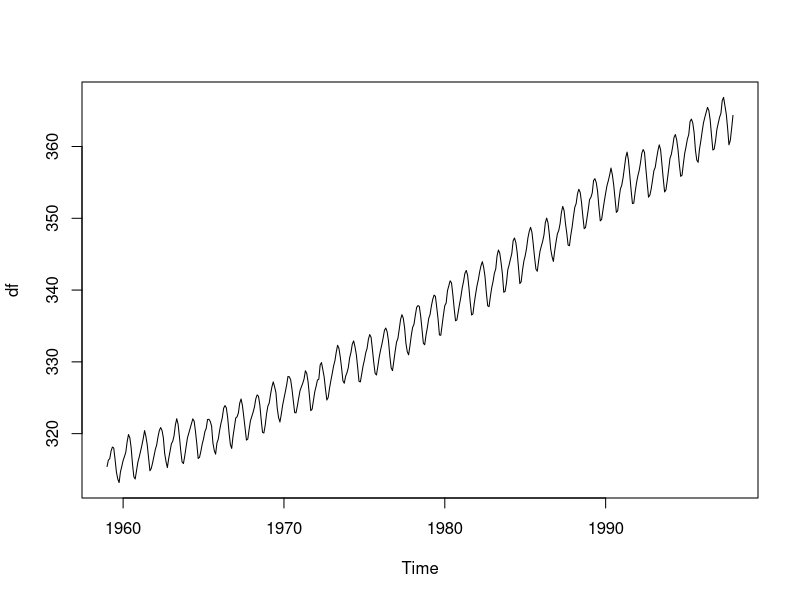
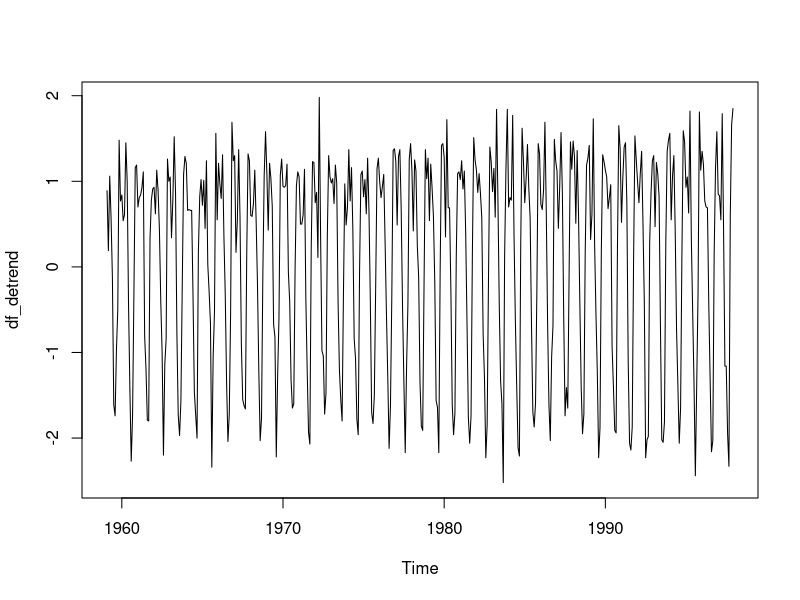
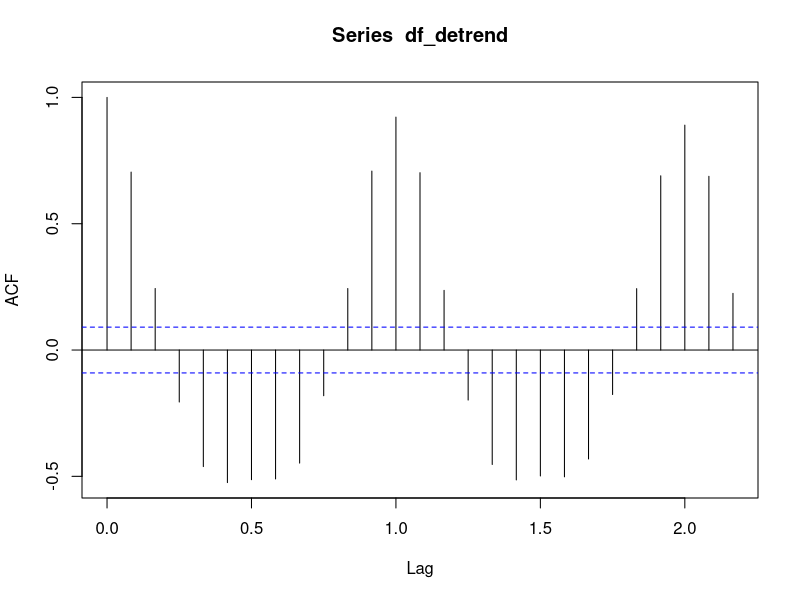
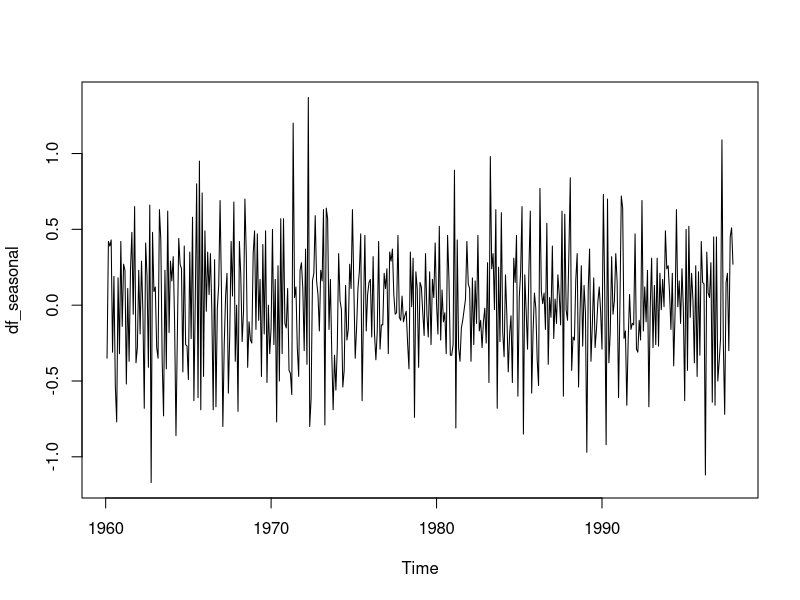
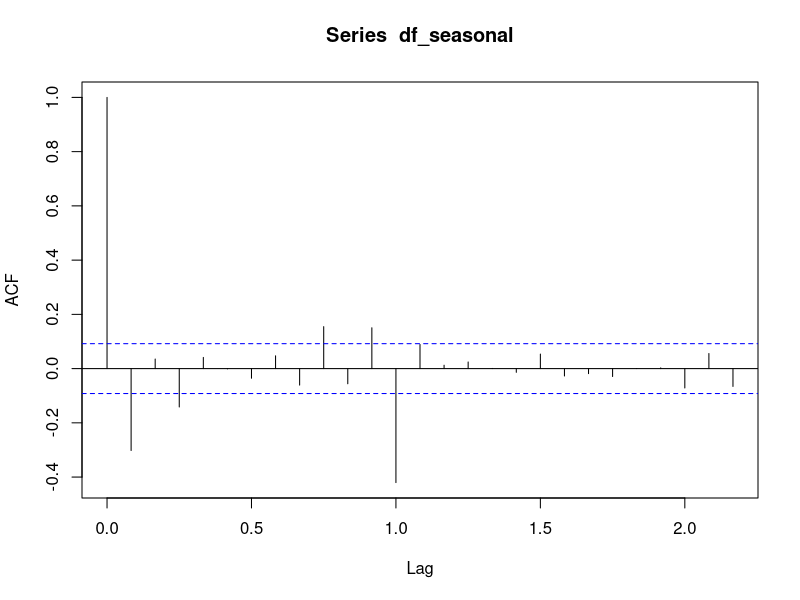
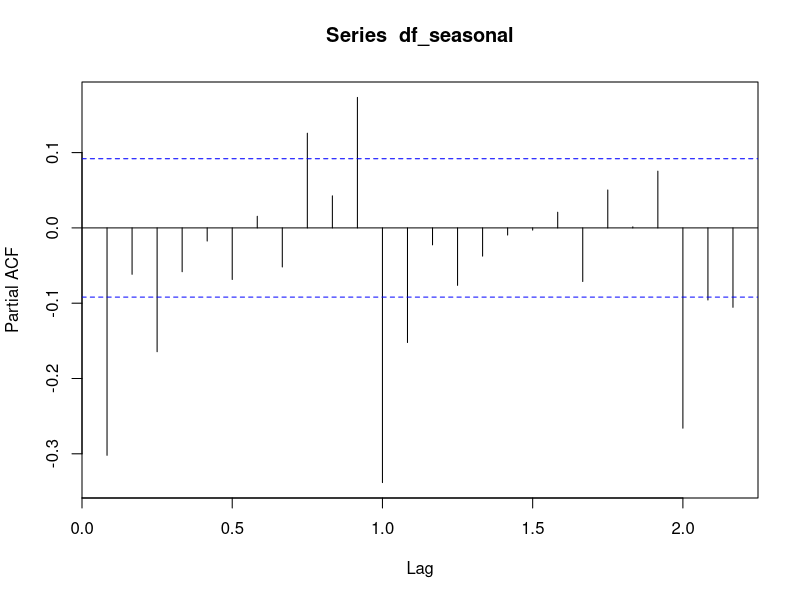
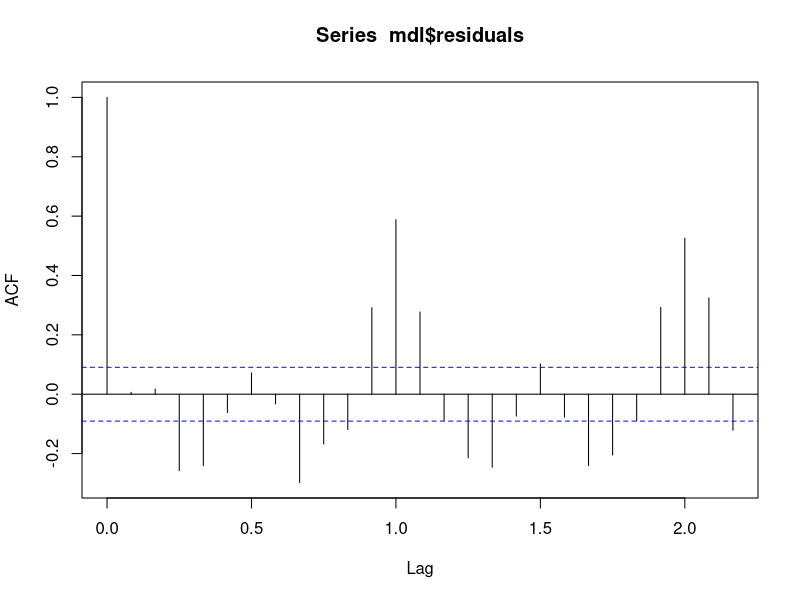
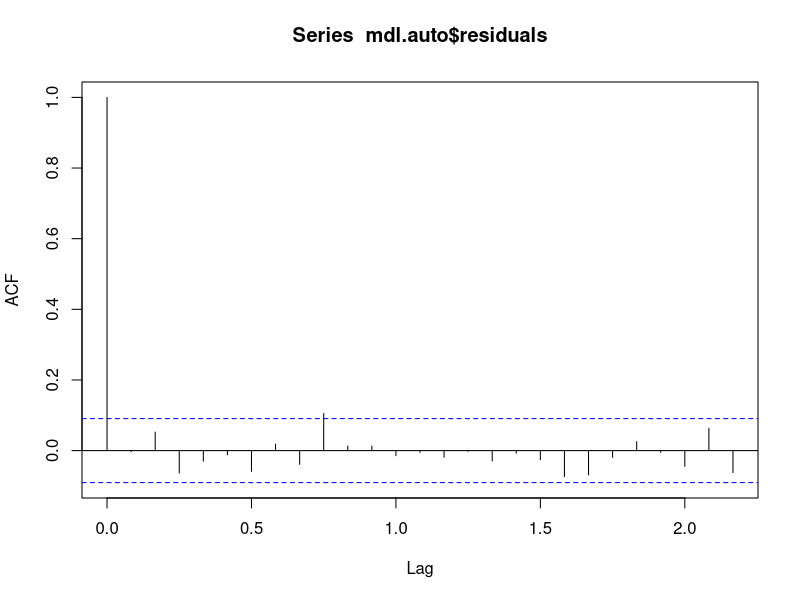

The R source for these figures, in order:
setwd("/home/nicoluarte/Downloads")
library(rio)
library(ggplot2)
library(forecast)
library(tseries)
library(tidyverse)

## read data
data(co2)
df <- co2

## look at the data
plot.ts(df)

## we need to eliminate the trend!
df_detrend <- diff(df)
plot.ts(df_detrend)
## plot acf to see if there's seasonality
acf(df_detrend)
## clearly there's
df_seasonal <- diff(df_detrend, lag = 12) ## yearly
plot.ts(df_seasonal)
acf(df_seasonal)
pacf(df_seasonal)
## seasonality is dropped!
## test it
adf.test(df_seasonal)
Box.test(x = df_seasonal)
## nailed it
## MA = 5 SMA = 1
## AR = 4 SAR = 2
mdl <- arima(df, order = c(1,2,1),)
acf(mdl$residuals)
mdl.auto <- auto.arima(df, seasonal = 12)
acf(mdl.auto$residuals)
pacf(mdl.auto$residuals)
fcast <- forecast(mdl.auto, h = 5*20)
plot(fcast)
